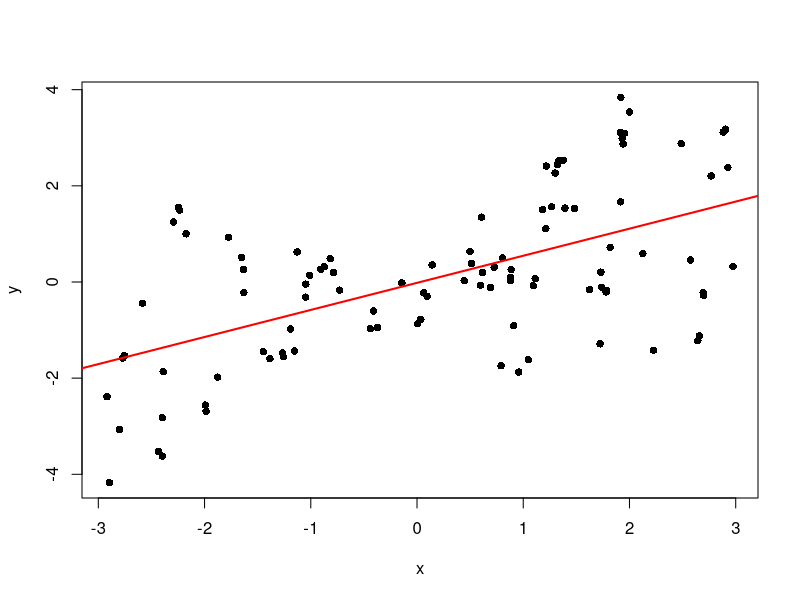
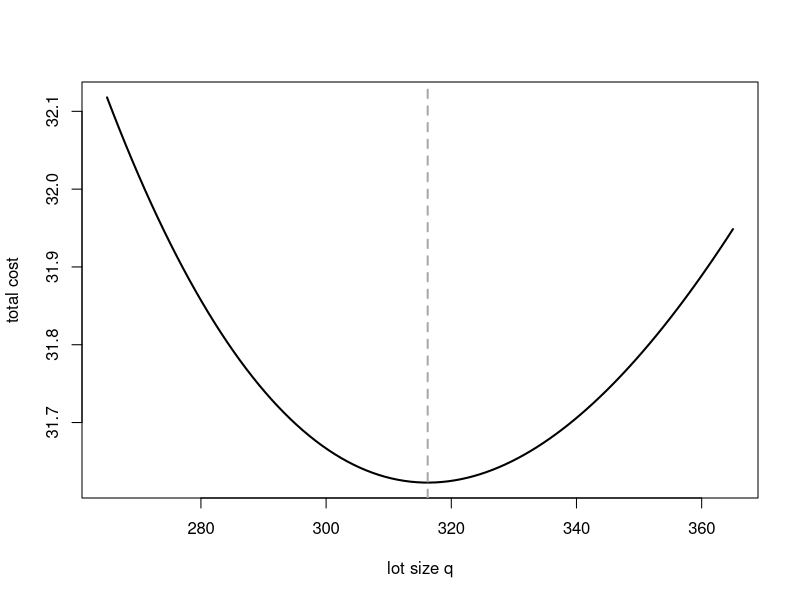
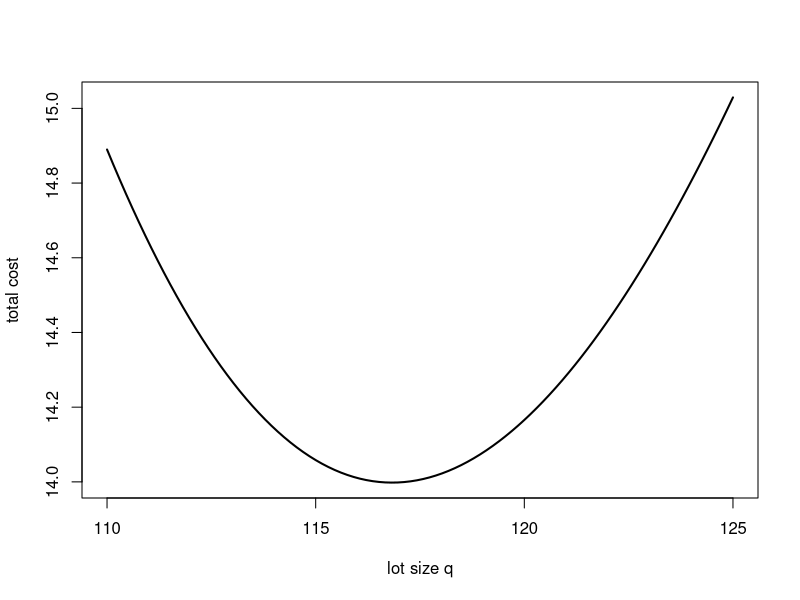
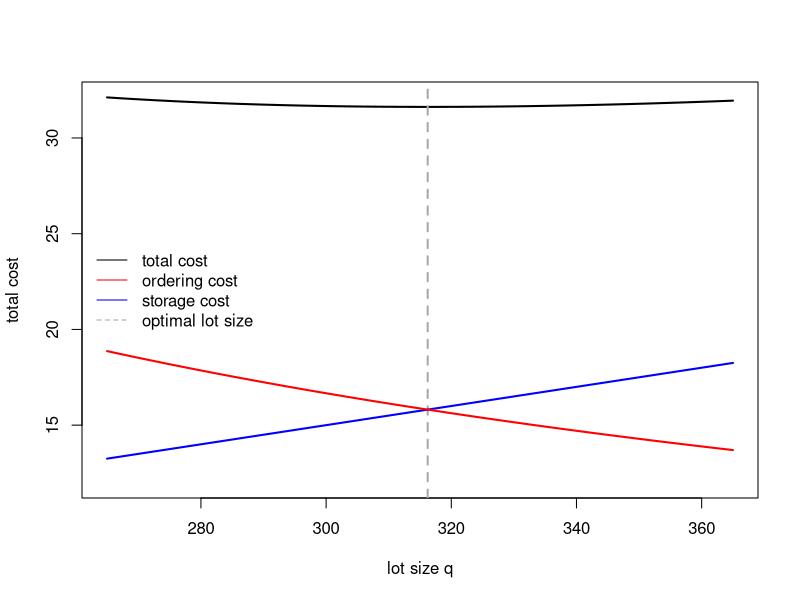
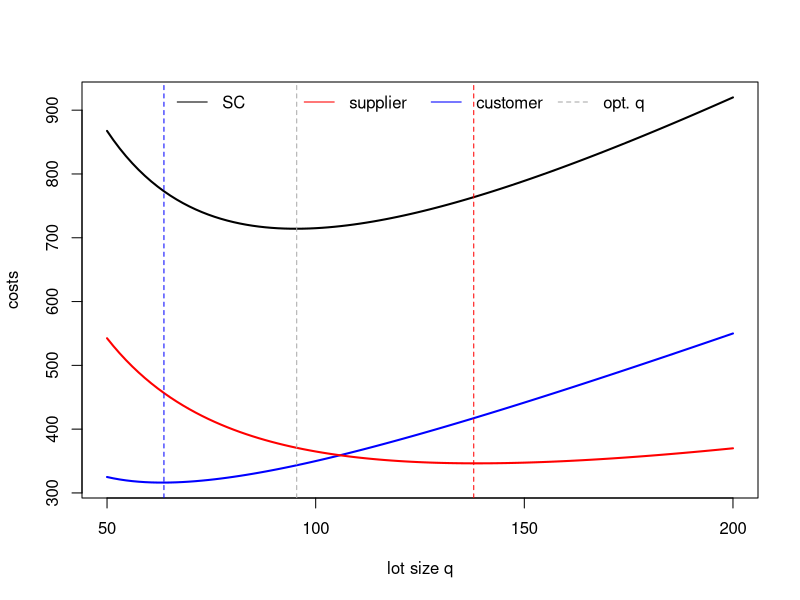
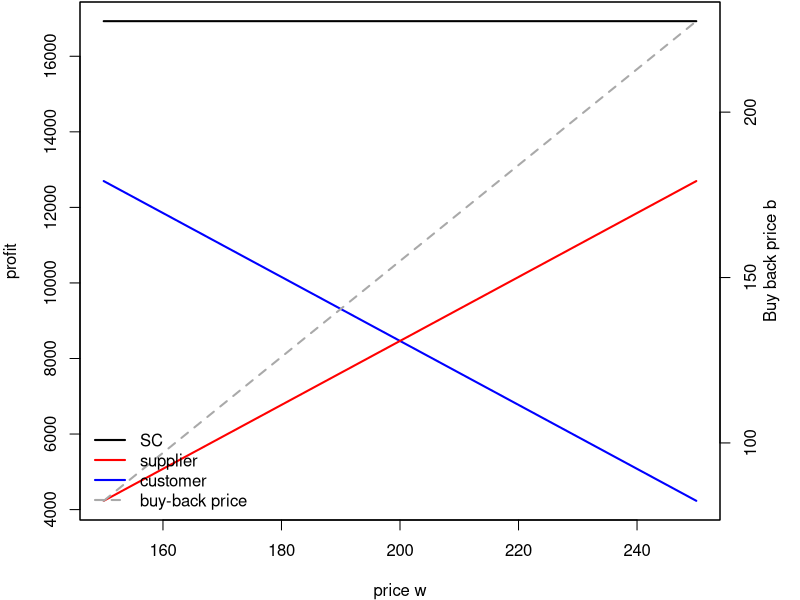
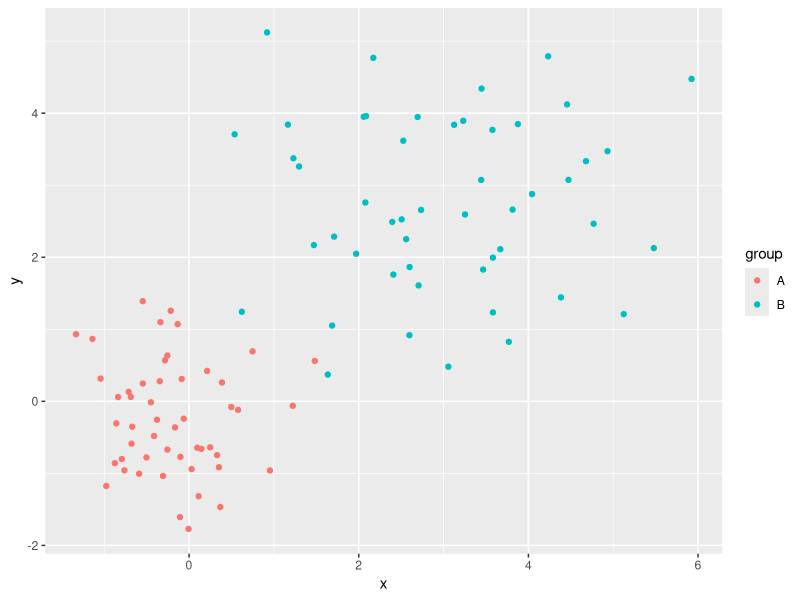
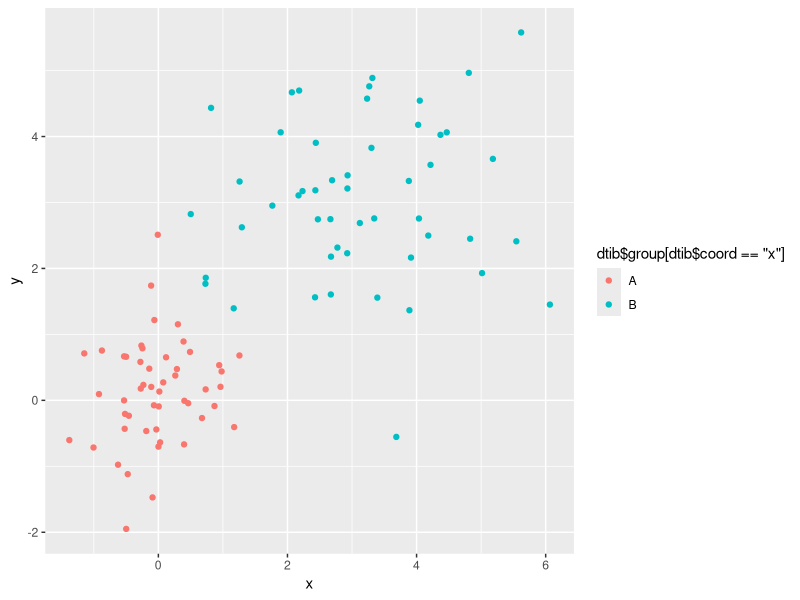

R code for these plots, in order:
## ---- chunk 1
3^2     #1
sqrt(9) #2
9^.5
pi^2    #3
(abs(3^2-4^2))^.5 #4
log(exp(4), base = exp(1)) #5
log(exp(4))
log(100, base = 10) #6
log10(100) 
factorial(8) #7
exp(factorial(3)) #8
## ---- chunk 2
cost_eoq_fun <- function(q, d, co, cl) {
  # returns total cost per period
  # d...demand
  # q...lot size
  # co...ordering cost
  # cl...stock holding cost
  ((1/2)*cl*q)+((d/q)*co)
}

# test cost function
cost_eoq_fun(d=100, q=20, cl = .1, co = 50)

eoq_fun <- function(co, d, cl) {
  # return optimal lot size
  # d...demand
  # co...ordering cost
  # cl...stock holding cost
  sqrt((2*co*d)/cl)
}
# optimal lot size
q.star <-  eoq_fun(d = 100, cl = .1, co = 50)
# optimal cost
cost_eoq_fun(d=100, q=q.star, cl = .1, co = 50)
## ---- chunk 3
weuc_d2_func <- function(x,y,w) {
  # calculates weighted Euclidean distance between x and y
  # y,x...vectors
  # w.. weight vector
  sqrt(sum(w*(x-y)^2))
}
# test distacne function
weuc_d2_func(x = c(1,2,3), y= c(3,2,1), w=c(1,1,1) )
# result should be sqrt(8)
## ---- chunk 4
geom_pois_dens_fun <- function(n, lambda, theta){
  # calculates density value of geometric Poisson distribution
  # n...integer, demand/successes, theta,lambda..parameters
  k.vec <- 1:n
  sum(exp(-lambda)*lambda^k.vec/factorial(k.vec)*(1-theta)^(n-k.vec)*choose(n-1, k.vec-1))
}
# test function
geom_pois_dens_fun(n=3, lambda=.5, theta = 2)

## ---- chunk 5
x <- 1:5
y <- 10:6
as.matrix(x) %*% t(as.matrix(y))
outer(x,y)
## ---- chunk 6
trace_func <- function(z){
  # calculates trace of z
  # z...matrix
  sum(diag(z))
} 
tmp <- rnorm(9)
A <- matrix(tmp, ncol=3, byrow = T)
trace_func(A)
## ---- chunk 7
fib_num_fun <- function(n){
  # calculate nth Fibonacci number
  # n...number
  k.vec <- 0:floor((n-1)/2)
  sum(choose(n-k.vec-1, k.vec))
}
# vectorize fib_num_fun such that it accepts input vectors
vfib_num_fun <- Vectorize(fib_num_fun)
# doesn't work
fib_num_fun(1:10)
# works
vfib_num_fun(1:100)
## ---- chunk 8
pas <- outer(1:10, 1:10, choose)
## ---- chunk 9
# create 3x3 matrix 
A <- matrix(sample(1:10 , 9), ncol=3)
# diagonals to 1
diag(A) <- 1
# checks matrix elementwise
A == t(1/A) # -> problem double counting of elements
# Alternative: compare just elements of triangle sub-matrices
A[lower.tri(A)] == 1/A[upper.tri(A)]
## ---- chunk 10
# convert A (chunk before) into a consistent matrix
A[lower.tri(A)] <- 1/A[upper.tri(A)]
# step (a) of synthesis
dev <- colSums(A) # calculate colSums
A.prime <- t(t(A) / dev) # Alternative a: using that R divides columnwise
A.prime <- A %*% diag(1 / dev) # Alternative b: use matrix calculation
# step (b) of synthesis
rowMeans(A.prime)
## ---- chunk 11
x <- sample(x = 1:100, size = 100)
l1 <- as.list(x)
l1.odd <- l1[1:100 %% 2 == 1]
l1.odd <- l1[seq(1, 100, by = 2)]
## ---- chunk 12
z <- matrix(sample(x = 1:1000, size = 100), nrow=1)
z <- as.data.frame(z)
z.sub <- z[, col(z) %% 3 == 0]
## ---- chunk 13
A <- matrix(sample(x = 1:100, 36), ncol = 6)
which(A <= 50)
## ---- chunk 14
ma_fun <- function(x, n){
  # calculates moving average
  # x...vector to be averaged, n...time window width
  cx <- c(0,cumsum(x))
  (cx[(n+1):length(cx)] - cx[1:(length(cx) - n)]) / n
}
# test function
ma_fun(x = 1:10 , n=4)
## ---- chunk 15
n <- 100                                # number of points to plot
x <- runif(n, min=-3, max=3)            # 100 x coordinates
y <- sin(3 * x^2 - 4) * x + 0.5 * x + rnorm(n, mean = 0, sd = sqrt(.5)) 
plot(x[order(x)], y[order(x)], xlab ="x", ylab = "y", pch = 16)
lin.reg <- lm(y~x)                      # fit a linear regression model
abline(lin.reg, col = "red", lwd =2)    # ... and plot the regression line
## ---- chunk 16
q.vec <- seq(265, 365, length.out = 100)
y.vec <- cost_eoq_fun(q = q.vec , d = 100, cl = .1, co = 50)
plot(q.vec, y.vec, xlab ="lot size q", ylab = "total cost", type = "l", lwd =2)
abline(v = eoq_fun(d = 100, cl = .1, co = 50), col="darkgrey", lwd=2, lty=2)
## ---- chunk 17
newsven_obj_fun <- function(x, cu, co, mu, sigma){
      q.prime <- (x-mu)/sigma
	     (cu + co) * sigma * (dnorm(q.prime) + q.prime * pnorm(q.prime)) - cu * sigma * q.prime
}
q.vec <- seq(110, 125, length.out = 100)
cost.vec <- newsven_obj_fun(x = q.vec , mu = 100, cu = 2, co = 0.5, sigma = 20)
plot(q.vec, cost.vec, xlab ="lot size q", ylab = "total cost", type = "l", lwd = 2)
## ---- chunk 18
q.vec <- seq(265, 365, length.out = 100)
y.vec <- cost_eoq_fun(q = q.vec , d = 100, cl = .1, co = 50)
plot(q.vec, y.vec, xlab ="lot size q", ylab = "total cost", type = "l", lwd =2, ylim=c(12,max(y.vec)))
abline(v = eoq_fun(d = 100, cl = .1, co = 50), col="darkgrey", lwd=2, lty=2)
lines(x=q.vec, y=(1/2)*.1*q.vec, lwd=2, col="blue")
lines(x=q.vec, y=(100/q.vec)*50, lwd=2, col="red")
legend("left", lty = c(1,1,1,2), col = c("black","red","blue","darkgrey"), legend = c("total cost", "ordering cost", "storage cost", "optimal lot size"), bty="n" )
## ---- chunk 19
jel_func <- function(q, c.supp.set, c.supp.sh, c.cust.set, c.cust.sh, lambda, mu){
  # costs in joint economic lot sizing model
  if(lambda > mu) stop("infeasible (lambda > mu)") # check feasibility
  c.cust <- lambda/q * c.cust.set  + c.cust.sh *  q/2 
  c.supp <-  lambda/q * c.supp.set  + c.supp.sh * q/2 * lambda/mu
  c.sc <- c.supp + c.cust
  return(data.frame(cost.customer = c.cust, cost.supplier = c.supp, cost.sc = c.sc))
}

q.vec <- seq(50, 200, length.out = 100)
y.df <- jel_func(q = q.vec, c.supp.set = 240, c.supp.sh = 4, c.cust.set = 100, c.cust.sh = 5, lambda = 100, mu = 160)

plot(q.vec, y.df$cost.sc, xlab ="lot size q", ylab = "costs", type = "l", lwd = 2, ylim=range(y.df))
lines(x = q.vec, y = y.df$cost.customer, lwd = 2, col = "blue")
lines(x = q.vec, y = y.df$cost.supplier, lwd = 2, col = "red")
abline(v = q.vec[which.min(y.df$cost.customer)], col = "blue", lwd = 1, lty = 2)
abline(v = q.vec[which.min(y.df$cost.supplier)], col = "red", lwd = 1, lty = 2)
abline(v = q.vec[which.min(y.df$cost.sc)], col = "darkgrey", lwd = 1, lty = 2)
legend("top", lty = c(1,1,1,2), col = c("black","red","blue","darkgrey"), legend = c("SC", "supplier", "customer", "opt. q"), bty="n" , horiz = T)
## ---- chunk 20
buy_back_func <- function(w, r, c, v, mu, sigma){
  # costs & buy-back price in buy-back model
  crit.rat.sc <- (r-c)/(r-v) # critical ratio SC
  z.sc <- qnorm(crit.rat.sc)
  b <- -(c-v)/(r-c)*r + (r-v)/(r-c)*w
  profit.cust <- (r-w)*mu - (r-b)*dnorm(z.sc)* sigma
  profit.supp <- (w-c)*mu - (b-v)*dnorm(z.sc)* sigma
  return(data.frame(buy.back.price = b, profit.supplier = profit.supp, profit.cust = profit.cust, profit.sc = profit.cust+profit.supp ))
}

w.vec <- seq(150, 250, length.out = 100)
y.df <- buy_back_func(w = w.vec, c = 100, r = 300, v = 10, mu = 100, sigma = 30)
par(mar = c(4, 4, .1, 4) )
plot(w.vec, y.df$profit.sc, xlab ="price w", ylab = "profit", type = "l", lwd = 2, ylim=range(c(y.df$profit.supplier,y.df$profit.cust,y.df$profit.sc)))
lines(x = w.vec, y = y.df$profit.cust, lwd = 2, col = "blue")
lines(x = w.vec, y = y.df$profit.supplier, lwd = 2, col = "red")
# second axis
par(new=T)
# data without axis
plot(w.vec, y.df$buy.back.price, xaxt = "n", yaxt = "n", ylab="", xlab = "", type = "l", lwd = 2, col = "darkgrey", lty = 2)
axis(4) # add axis 
mtext( "Buy back price b", side  = 4, line = 2)  # add label
legend("bottomleft", col = c("black","red","blue", "darkgrey"), lty=c(1,1,1,2), lwd=2, legend = c("SC", "supplier", "customer","buy-back price"), bty="n")
## ---- chunk 21
library(tidyverse)
dtib <- tibble(group = c(rep("A",50),rep("B",50)), x.values = c(rnorm(50, mean = 0, sd = sqrt(0.5)), rnorm(50, mean = 3, sd = sqrt(1.5))), y.values = c(rnorm(50, mean = 0, sd = sqrt(0.5)), rnorm(50, mean = 3, sd = sqrt(1.5))))
ggplot(data = dtib, aes(x = x.values, y = y.values, col = group)) + geom_point() + ylab("y") + xlab("x")
# Alternative (over-tidy)
dtib <- tibble(group = c(rep("A",100),rep("B",100)), coord = rep(c("x","y"), 100), values = c(rnorm(100, mean = 0, sd = sqrt(0.5)), rnorm(100, mean = 3, sd = sqrt(1.5))))
qplot(x = dtib$values[dtib$coord == "x"], y = dtib$values[dtib$coord == "y"], col = dtib$group[dtib$coord == "x"], xlab = "x", ylab="y")  
## ---- chunk 22
n <- 50                                 # number of points to plot
x <- rnorm(n, 20 , 7)                   # independent x coordinates
y <- 2*x + rnorm(n, 0, x^0.75)          # dependent variable
z <- 0.125*x^2 - x + rnorm(n, 0, 3)     #  dependent variable 
dat <- tibble(x = x, y = y, z = z)      # build an untidy tibble with x, y and z
# one large arrow - generalized additive model fit
ggplot(data = dat, mapping = aes(x = x[order(x)], y = y[order(x)]) ) + 
  geom_point() +  
  geom_path(arrow = arrow()) +
  geom_smooth(method = "gam") +
  labs(x = "x", y = "y") 
# multiple arrow - generalized linear model with quadratic trend
ggplot(data = dat, mapping = aes(x = x[order(x)], y = z[order(x)]) ) + 
  geom_point() +  
  geom_segment(aes(xend = dplyr::lead(x[order(x)]), yend = dplyr::lead(z[order(x)])),
               arrow = arrow(type = "open", angle = 30, length = unit(0.1, "inches"))) +
  geom_smooth(method = "glm", formula = y ~ poly(x,2) ) +
  labs(x = "x", y = "y") 
## ---- chunk 23
s.1 <- rexp(50, 0.5)                  # sample 1
s.2 <- rnorm(20, 3, 1)                # sample 2
s <- c(s.1, s.2)                      # combined sample
dat <- tibble(x = s)                  # tibble

col.vec <- c("theor. exp. density" = "red", "theor. normal density" = "orange", "est. density" = "blue") # set color vector
ggplot(dat , aes(x = x)) +              # set up plot
geom_histogram(binwidth = 1/3, aes(y=..density..), colour="black") + # plot density histogram, default is frequency
  stat_function(fun = dnorm, args = list(mean = 3, sd = 1), mapping = aes(colour = "theor. normal density"), xlim = c(0, 10)) +  # add theoretical norm density
  stat_function(fun = dexp, args = list(rate = 0.5), mapping = aes(colour = "theor. exp. density"), xlim = c(0, 10)) +  # add theoretical density
  scale_colour_manual(name="Densities",values = col.vec) + # define legend structure
  theme(legend.position = "right")                         # add legend
## ---- chunk 24
q95 <- qexp(0.95) 
ggplot(data = data.frame(x = 0:10) , aes(x = x)) +              # set up plot
  stat_function(fun = dexp, args = list(rate = 1)) +           # add density
  geom_segment(aes(x = q95, y = 0, xend = q95, yend = 1), size = 1.25, color = "grey", linetype ="dashed") + # add vertical line
  stat_function(fun = dexp, args = list(rate = 1), xlim = c(q95, 10),  geom = "area") + # add 5%-area 
  annotate(geom="text", x=q95, y=1, label=paste("95%-quantile =", round(q95,2)))              # annotate 95%-quantile
